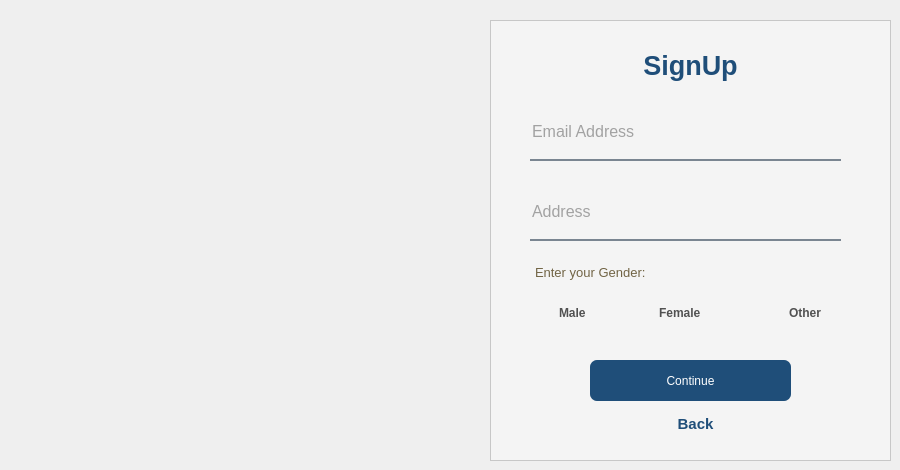
    <widget class="QWidget" name="Signup_page_2">
     <widget class="QFrame" name="frame_10">
      <property name="geometry">
       <rect>
        <x>490</x>
        <y>20</y>
        <width>401</width>
        <height>441</height>
       </rect>
      </property>
      <property name="font">
       <font>
        <bold>true</bold>
       </font>
      </property>
      <property name="styleSheet">
       <string notr="true">background-color:rgba(245, 245, 245,210);

                                filter:blur(40px);</string>
      </property>
      <property name="frameShape">
       <enum>QFrame::Shape::StyledPanel</enum>
      </property>
      <property name="frameShadow">
       <enum>QFrame::Shadow::Raised</enum>
      </property>
      <widget class="QTextEdit" name="textEdit_3">
       <property name="geometry">
        <rect>
         <x>30</x>
         <y>10</y>
         <width>341</width>
         <height>61</height>
        </rect>
       </property>
       <property name="styleSheet">
        <string notr="true">background-color:rgba(255, 235, 59,0);
                                    text-color:rgb(255, 235, 59);</string>
       </property>
       <property name="readOnly">
        <bool>true</bool>
       </property>
       <property name="html">
        <string>&lt;!DOCTYPE HTML PUBLIC &quot;-//W3C//DTD HTML 4.0//EN&quot; &quot;http://www.w3.org/TR/REC-html40/strict.dtd&quot;&gt;
&lt;html&gt;&lt;head&gt;&lt;meta name=&quot;qrichtext&quot; content=&quot;1&quot; /&gt;&lt;meta charset=&quot;utf-8&quot; /&gt;&lt;style type=&quot;text/css&quot;&gt;
p, li { white-space: pre-wrap; }
hr { height: 1px; border-width: 0; }
li.unchecked::marker { content: &quot;\2610&quot;; }
li.checked::marker { content: &quot;\2612&quot;; }
&lt;/style&gt;&lt;/head&gt;&lt;body style=&quot; font-family:'Noto Sans'; font-size:10pt; font-weight:400; font-style:normal;&quot;&gt;
&lt;p style=&quot; margin-top:0px; margin-bottom:0px; margin-left:0px; margin-right:0px; -qt-block-indent:0; text-indent:0px;&quot;&gt;                                    &lt;/p&gt;
&lt;p align=&quot;center&quot; style=&quot; margin-top:0px; margin-bottom:0px; margin-left:0px; margin-right:0px; -qt-block-indent:0; text-indent:0px;&quot;&gt;&lt;span style=&quot; font-family:'Segoe UI'; font-size:20pt; font-weight:700; color:#1f4e79;&quot;&gt;SignUp&lt;/span&gt;&lt;/p&gt;&lt;/body&gt;&lt;/html&gt;</string>
       </property>
      </widget>
      <widget class="QCheckBox" name="male">
       <property name="geometry">
        <rect>
         <x>50</x>
         <y>280</y>
         <width>71</width>
         <height>26</height>
        </rect>
       </property>
       <property name="font">
        <font>
         <bold>true</bold>
        </font>
       </property>
       <property name="styleSheet">
        <string notr="true">background-color:rgba(0,0,0,0);
                                    color:rgba(63, 63, 63,230);</string>
       </property>
       <property name="text">
        <string>Male</string>
       </property>
      </widget>
      <widget class="QCheckBox" name="female">
       <property name="geometry">
        <rect>
         <x>150</x>
         <y>280</y>
         <width>81</width>
         <height>26</height>
        </rect>
       </property>
       <property name="font">
        <font>
         <bold>true</bold>
        </font>
       </property>
       <property name="styleSheet">
        <string notr="true">background-color:rgba(0,0,0,0);
                                    color:rgba(63, 63, 63,230);</string>
       </property>
       <property name="text">
        <string>Female</string>
       </property>
      </widget>
      <widget class="QCheckBox" name="other">
       <property name="geometry">
        <rect>
         <x>280</x>
         <y>280</y>
         <width>71</width>
         <height>26</height>
        </rect>
       </property>
       <property name="font">
        <font>
         <bold>true</bold>
        </font>
       </property>
       <property name="styleSheet">
        <string notr="true">background-color:rgba(0,0,0,0);
                                    color:rgba(63, 63, 63,230);</string>
       </property>
       <property name="text">
        <string>Other</string>
       </property>
      </widget>
      <widget class="QTextEdit" name="Enter_gender">
       <property name="geometry">
        <rect>
         <x>40</x>
         <y>240</y>
         <width>181</width>
         <height>31</height>
        </rect>
       </property>
       <property name="styleSheet">
        <string notr="true">background-color:rgba(0,0,0,0);
                                    color:rgba(63, 63, 63,230);</string>
       </property>
       <property name="html">
        <string>&lt;!DOCTYPE HTML PUBLIC &quot;-//W3C//DTD HTML 4.0//EN&quot; &quot;http://www.w3.org/TR/REC-html40/strict.dtd&quot;&gt;
&lt;html&gt;&lt;head&gt;&lt;meta name=&quot;qrichtext&quot; content=&quot;1&quot; /&gt;&lt;meta charset=&quot;utf-8&quot; /&gt;&lt;style type=&quot;text/css&quot;&gt;
p, li { white-space: pre-wrap; }
hr { height: 1px; border-width: 0; }
li.unchecked::marker { content: &quot;\2610&quot;; }
li.checked::marker { content: &quot;\2612&quot;; }
&lt;/style&gt;&lt;/head&gt;&lt;body style=&quot; font-family:'Noto Sans'; font-size:10pt; font-weight:400; font-style:normal;&quot;&gt;
&lt;p style=&quot; margin-top:0px; margin-bottom:0px; margin-left:0px; margin-right:0px; -qt-block-indent:0; text-indent:0px;&quot;&gt;&lt;span style=&quot; font-family:'Segoe UI'; color:#716445;&quot;&gt;Enter your Gender:&lt;/span&gt;&lt;/p&gt;&lt;/body&gt;&lt;/html&gt;</string>
       </property>
      </widget>
      <widget class="QLineEdit" name="lineEdit_19">
       <property name="geometry">
        <rect>
         <x>40</x>
         <y>170</y>
         <width>311</width>
         <height>51</height>
        </rect>
       </property>
       <property name="font">
        <font>
         <pointsize>12</pointsize>
        </font>
       </property>
       <property name="styleSheet">
        <string notr="true">background-color:rgba(0, 0, 0,0);
                                    border:none;
                                    border-bottom:2px solid rgba(105,118,132,225);
                                    color:rgba(63, 63, 63,230);
                                    padding-bottom:7px;
                                </string>
       </property>
       <property name="text">
        <string/>
       </property>
       <property name="echoMode">
        <enum>QLineEdit::EchoMode::Normal</enum>
       </property>
       <property name="placeholderText">
        <string>Address</string>
       </property>
       <property name="clearButtonEnabled">
        <bool>true</bool>
       </property>
      </widget>
      <widget class="QLineEdit" name="lineEdit_20">
       <property name="geometry">
        <rect>
         <x>40</x>
         <y>90</y>
         <width>311</width>
         <height>51</height>
        </rect>
       </property>
       <property name="font">
        <font>
         <pointsize>12</pointsize>
        </font>
       </property>
       <property name="styleSheet">
        <string notr="true">background-color:rgba(0, 0, 0,0);
                                    border:none;
                                    border-bottom:2px solid rgba(105,118,132,225);
                                    color:rgba(63, 63, 63,230);
                                    padding-bottom:7px;
                                </string>
       </property>
       <property name="text">
        <string/>
       </property>
       <property name="echoMode">
        <enum>QLineEdit::EchoMode::Normal</enum>
       </property>
       <property name="placeholderText">
        <string>Email Address</string>
       </property>
       <property name="clearButtonEnabled">
        <bool>true</bool>
       </property>
      </widget>
      <widget class="QPushButton" name="continue_3">
       <property name="geometry">
        <rect>
         <x>100</x>
         <y>340</y>
         <width>201</width>
         <height>41</height>
        </rect>
       </property>
       <property name="font">
        <font>
         <fontweight>DemiBold</fontweight>
        </font>
       </property>
       <property name="mouseTracking">
        <bool>true</bool>
       </property>
       <property name="tabletTracking">
        <bool>true</bool>
       </property>
       <property name="styleSheet">
        <string notr="true">
                                    color:rgb(255, 255, 255);
                                    background-color:rgb(31, 78, 121);

                                    border-radius:7px;</string>
       </property>
       <property name="text">
        <string>Continue</string>
       </property>
      </widget>
      <widget class="QTextEdit" name="createaccount_2">
       <property name="geometry">
        <rect>
         <x>140</x>
         <y>390</y>
         <width>131</width>
         <height>41</height>
        </rect>
       </property>
       <property name="styleSheet">
        <string notr="true">background-color:rgba(0,0,0,0);</string>
       </property>
       <property name="html">
        <string>&lt;!DOCTYPE HTML PUBLIC &quot;-//W3C//DTD HTML 4.0//EN&quot; &quot;http://www.w3.org/TR/REC-html40/strict.dtd&quot;&gt;
&lt;html&gt;&lt;head&gt;&lt;meta name=&quot;qrichtext&quot; content=&quot;1&quot; /&gt;&lt;meta charset=&quot;utf-8&quot; /&gt;&lt;style type=&quot;text/css&quot;&gt;
p, li { white-space: pre-wrap; }
hr { height: 1px; border-width: 0; }
li.unchecked::marker { content: &quot;\2610&quot;; }
li.checked::marker { content: &quot;\2612&quot;; }
&lt;/style&gt;&lt;/head&gt;&lt;body style=&quot; font-family:'Noto Sans'; font-size:10pt; font-weight:400; font-style:normal;&quot;&gt;
&lt;p align=&quot;center&quot; style=&quot; margin-top:0px; margin-bottom:0px; margin-left:0px; margin-right:0px; -qt-block-indent:0; text-indent:0px;&quot;&gt;&lt;span style=&quot; font-family:'Segoe UI'; font-size:11pt; font-weight:700; color:#1f4e79;&quot;&gt;Back&lt;/span&gt;&lt;/p&gt;&lt;/body&gt;&lt;/html&gt;</string>
       </property>
      </widget>
     </widget>
    </widget>
